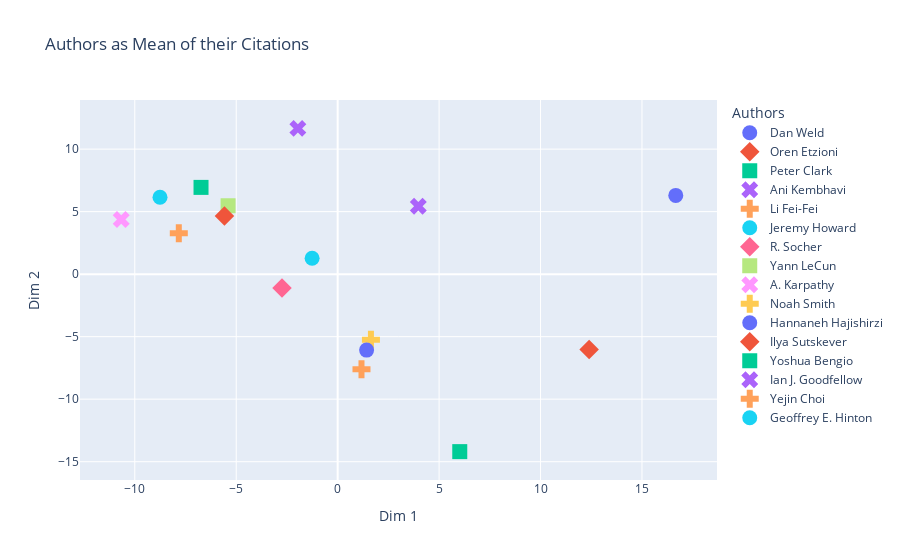

Write notebook code for a chart like this one.
### Code cell
mean_reduced_embs = []
authors = list(author_paper_idx.keys())
for aname in authors:
    x=reduced_df[reduced_df["Cited By"]==aname]["Dim 1"].mean()
    y=reduced_df[reduced_df["Cited By"]==aname]["Dim 2"].mean()
    mean_reduced_embs.append((x,y))
    
fig=px.scatter(x=[c[0] for c in mean_reduced_embs], y=[c[1] for c in mean_reduced_embs], 
               labels= {"x": "Dim 1", "y": "Dim 2", "color": "Authors", "symbol": "Authors"},
               color=authors, symbol=authors, title="Authors as Mean of their Citations",)
fig.update_traces(marker={'size': 15})
fig.show("png")
fig.show()

### Figure 1 — Plotly figure (JSON) as saved in the notebook; plotly's stock layout.template omitted (floating-point values rounded to 4 significant figures)
{"data": [{"hovertemplate": "Authors=Dan Weld<br>Dim 1=%{x}<br>Dim 2=%{y}<extra></extra>", "legendgroup": "Dan Weld", "marker": {"color": "#636efa", "size": 15, "symbol": "circle"}, "mode": "markers", "name": "Dan Weld", "orientation": "v", "showlegend": true, "type": "scatter", "x": [16.67], "xaxis": "x", "y": [6.298], "yaxis": "y"}, {"hovertemplate": "Authors=Oren Etzioni<br>Dim 1=%{x}<br>Dim 2=%{y}<extra></extra>", "legendgroup": "Oren Etzioni", "marker": {"color": "#EF553B", "size": 15, "symbol": "diamond"}, "mode": "markers", "name": "Oren Etzioni", "orientation": "v", "showlegend": true, "type": "scatter", "x": [12.39], "xaxis": "x", "y": [-6.028], "yaxis": "y"}, {"hovertemplate": "Authors=Peter Clark<br>Dim 1=%{x}<br>Dim 2=%{y}<extra></extra>", "legendgroup": "Peter Clark", "marker": {"color": "#00cc96", "size": 15, "symbol": "square"}, "mode": "markers", "name": "Peter Clark", "orientation": "v", "showlegend": true, "type": "scatter", "x": [6.019], "xaxis": "x", "y": [-14.2], "yaxis": "y"}, {"hovertemplate": "Authors=Ani Kembhavi<br>Dim 1=%{x}<br>Dim 2=%{y}<extra></extra>", "legendgroup": "Ani Kembhavi", "marker": {"color": "#ab63fa", "size": 15, "symbol": "x"}, "mode": "markers", "name": "Ani Kembhavi", "orientation": "v", "showlegend": true, "type": "scatter", "x": [3.975], "xaxis": "x", "y": [5.433], "yaxis": "y"}, {"hovertemplate": "Authors=Li Fei-Fei<br>Dim 1=%{x}<br>Dim 2=%{y}<extra></extra>", "legendgroup": "Li Fei-Fei", "marker": {"color": "#FFA15A", "size": 15, "symbol": "cross"}, "mode": "markers", "name": "Li Fei-Fei", "orientation": "v", "showlegend": true, "type": "scatter", "x": [-7.831], "xaxis": "x", "y": [3.264], "yaxis": "y"}, {"hovertemplate": "Authors=Jeremy Howard<br>Dim 1=%{x}<br>Dim 2=%{y}<extra></extra>", "legendgroup": "Jeremy Howard", "marker": {"color": "#19d3f3", "size": 15, "symbol": "circle"}, "mode": "markers", "name": "Jeremy Howard", "orientation": "v", "showlegend": true, "type": "scatter", "x": [-1.26], "xaxis": "x", "y": [1.268], "yaxis": "y"}, {"hovertemplate": "Authors=R. Socher<br>Dim 1=%{x}<br>Dim 2=%{y}<extra></extra>", "legendgroup": "R. Socher", "marker": {"color": "#FF6692", "size": 15, "symbol": "diamond"}, "mode": "markers", "name": "R. Socher", "orientation": "v", "showlegend": true, "type": "scatter", "x": [-2.743], "xaxis": "x", "y": [-1.11], "yaxis": "y"}, {"hovertemplate": "Authors=Yann LeCun<br>Dim 1=%{x}<br>Dim 2=%{y}<extra></extra>", "legendgroup": "Yann LeCun", "marker": {"color": "#B6E880", "size": 15, "symbol": "square"}, "mode": "markers", "name": "Yann LeCun", "orientation": "v", "showlegend": true, "type": "scatter", "x": [-5.401], "xaxis": "x", "y": [5.471], "yaxis": "y"}, {"hovertemplate": "Authors=A. Karpathy<br>Dim 1=%{x}<br>Dim 2=%{y}<extra></extra>", "legendgroup": "A. Karpathy", "marker": {"color": "#FF97FF", "size": 15, "symbol": "x"}, "mode": "markers", "name": "A. Karpathy", "orientation": "v", "showlegend": true, "type": "scatter", "x": [-10.67], "xaxis": "x", "y": [4.364], "yaxis": "y"}, {"hovertemplate": "Authors=Noah Smith<br>Dim 1=%{x}<br>Dim 2=%{y}<extra></extra>", "legendgroup": "Noah Smith", "marker": {"color": "#FECB52", "size": 15, "symbol": "cross"}, "mode": "markers", "name": "Noah Smith", "orientation": "v", "showlegend": true, "type": "scatter", "x": [1.64], "xaxis": "x", "y": [-5.245], "yaxis": "y"}, {"hovertemplate": "Authors=Hannaneh Hajishirzi<br>Dim 1=%{x}<br>Dim 2=%{y}<extra></extra>", "legendgroup": "Hannaneh Hajishirzi", "marker": {"color": "#636efa", "size": 15, "symbol": "circle"}, "mode": "markers", "name": "Hannaneh Hajishirzi", "orientation": "v", "showlegend": true, "type": "scatter", "x": [1.426], "xaxis": "x", "y": [-6.074], "yaxis": "y"}, {"hovertemplate": "Authors=Ilya Sutskever<br>Dim 1=%{x}<br>Dim 2=%{y}<extra></extra>", "legendgroup": "Ilya Sutskever", "marker": {"color": "#EF553B", "size": 15, "symbol": "diamond"}, "mode": "markers", "name": "Ilya Sutskever", "orientation": "v", "showlegend": true, "type": "scatter", "x": [-5.581], "xaxis": "x", "y": [4.656], "yaxis": "y"}, {"hovertemplate": "Authors=Yoshua Bengio<br>Dim 1=%{x}<br>Dim 2=%{y}<extra></extra>", "legendgroup": "Yoshua Bengio", "marker": {"color": "#00cc96", "size": 15, "symbol": "square"}, "mode": "markers", "name": "Yoshua Bengio", "orientation": "v", "showlegend": true, "type": "scatter", "x": [-6.735], "xaxis": "x", "y": [6.94], "yaxis": "y"}, {"hovertemplate": "Authors=Ian J. Goodfellow<br>Dim 1=%{x}<br>Dim 2=%{y}<extra></extra>", "legendgroup": "Ian J. Goodfellow", "marker": {"color": "#ab63fa", "size": 15, "symbol": "x"}, "mode": "markers", "name": "Ian J. Goodfellow", "orientation": "v", "showlegend": true, "type": "scatter", "x": [-1.962], "xaxis": "x", "y": [11.66], "yaxis": "y"}, {"hovertemplate": "Authors=Yejin Choi<br>Dim 1=%{x}<br>Dim 2=%{y}<extra></extra>", "legendgroup": "Yejin Choi", "marker": {"color": "#FFA15A", "size": 15, "symbol": "cross"}, "mode": "markers", "name": "Yejin Choi", "orientation": "v", "showlegend": true, "type": "scatter", "x": [1.174], "xaxis": "x", "y": [-7.609], "yaxis": "y"}, {"hovertemplate": "Authors=Geoffrey E. Hinton<br>Dim 1=%{x}<br>Dim 2=%{y}<extra></extra>", "legendgroup": "Geoffrey E. Hinton", "marker": {"color": "#19d3f3", "size": 15, "symbol": "circle"}, "mode": "markers", "name": "Geoffrey E. Hinton", "orientation": "v", "showlegend": true, "type": "scatter", "x": [-8.758], "xaxis": "x", "y": [6.148], "yaxis": "y"}], "layout": {"legend": {"title": {"text": "Authors"}, "tracegroupgap": 0}, "title": {"text": "Authors as Mean of their Citations"}, "xaxis": {"anchor": "y", "domain": [0, 1], "title": {"text": "Dim 1"}}, "yaxis": {"anchor": "x", "domain": [0, 1], "title": {"text": "Dim 2"}}}}
